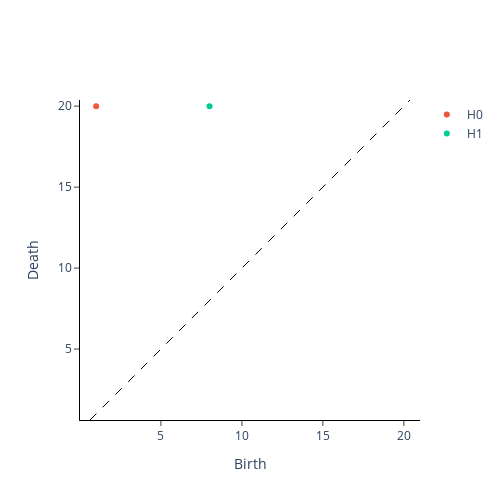

Notebook source saved alongside this figure:
### Code cell
X = numpy.array([[
    [ 9, 9, 9, 9, 9 ],
    [ 9, 1, 4, 1, 9 ],
    [ 9, 9, 9, 9, 9 ]
]])

X = numpy.array([[
    [ 1, 8, 7 ],
    [ 4, 20, 6 ],
    [ 6, 4, 5 ]
]])

print(X)
print(X.shape)

gtda.homology.CubicalPersistence(
    homology_dimensions = list(range(0, 15)),
    reduced_homology = False,
).fit_transform_plot(X)
plot(X[0], 4)

### Figure 1 — Plotly figure (JSON) as saved in the notebook; plotly's stock layout.template omitted (floating-point values rounded to 4 significant figures)
{"data": [{"hoverinfo": "none", "line": {"color": "black", "dash": "dash", "width": 1}, "mode": "lines", "showlegend": false, "type": "scatter", "x": [0.62, 20.38], "y": [0.62, 20.38]}, {"hoverinfo": "text", "hovertext": ["(1.0, 20.0)"], "mode": "markers", "name": "H0", "type": "scatter", "x": [1], "y": [20]}, {"hoverinfo": "text", "hovertext": ["(8.0, 20.0)"], "mode": "markers", "name": "H1", "type": "scatter", "x": [8], "y": [20]}, {"hoverinfo": "text", "hovertext": [], "mode": "markers", "name": "H2", "type": "scatter", "x": [], "y": []}, {"hoverinfo": "text", "hovertext": [], "mode": "markers", "name": "H3", "type": "scatter", "x": [], "y": []}, {"hoverinfo": "text", "hovertext": [], "mode": "markers", "name": "H4", "type": "scatter", "x": [], "y": []}, {"hoverinfo": "text", "hovertext": [], "mode": "markers", "name": "H5", "type": "scatter", "x": [], "y": []}, {"hoverinfo": "text", "hovertext": [], "mode": "markers", "name": "H6", "type": "scatter", "x": [], "y": []}, {"hoverinfo": "text", "hovertext": [], "mode": "markers", "name": "H7", "type": "scatter", "x": [], "y": []}, {"hoverinfo": "text", "hovertext": [], "mode": "markers", "name": "H8", "type": "scatter", "x": [], "y": []}, {"hoverinfo": "text", "hovertext": [], "mode": "markers", "name": "H9", "type": "scatter", "x": [], "y": []}, {"hoverinfo": "text", "hovertext": [], "mode": "markers", "name": "H10", "type": "scatter", "x": [], "y": []}, {"hoverinfo": "text", "hovertext": [], "mode": "markers", "name": "H11", "type": "scatter", "x": [], "y": []}, {"hoverinfo": "text", "hovertext": [], "mode": "markers", "name": "H12", "type": "scatter", "x": [], "y": []}, {"hoverinfo": "text", "hovertext": [], "mode": "markers", "name": "H13", "type": "scatter", "x": [], "y": []}, {"hoverinfo": "text", "hovertext": [], "mode": "markers", "name": "H14", "type": "scatter", "x": [], "y": []}], "layout": {"height": 500, "plot_bgcolor": "white", "width": 500, "xaxis": {"autorange": false, "exponentformat": "e", "linecolor": "black", "linewidth": 1, "mirror": false, "range": [0.62, 20.38], "showexponent": "all", "showline": true, "side": "bottom", "ticks": "outside", "title": {"text": "Birth"}, "type": "linear", "zeroline": true}, "yaxis": {"autorange": false, "exponentformat": "e", "linecolor": "black", "linewidth": 1, "mirror": false, "range": [0.62, 20.38], "scaleanchor": "x", "scaleratio": 1, "showexponent": "all", "showline": true, "side": "left", "ticks": "outside", "title": {"text": "Death"}, "type": "linear", "zeroline": true}}}
